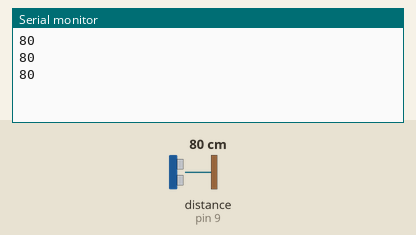
The sketch below on a simulated Arduino Uno, built with avr-gcc and run on an emulated ATmega328P. On the bench: the last lines printed to the serial monitor. Wiring (inferred from the names in the program): ultrasonic range finder: trigger pin 8; echo pin 9. The test bench sets the inputs (shaded band); at power-on: distance to the obstacle (sensor on pin 9) 80 cm. The echo pulse lasts 58.3 µs per cm.

Above: at 1.3 s.
1.4 s: distance to the obstacle (sensor on pin 9) set to 2 cm
At 1.9 s:
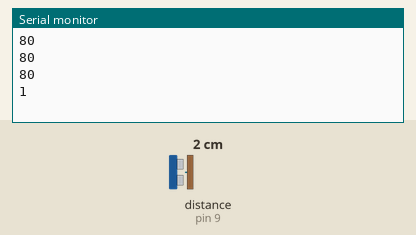
2.9 s: distance to the obstacle (sensor on pin 9) set to 4 cm
At 3.4 s:
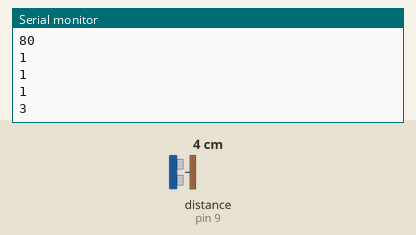
Timing chart, 0 to 5.9 s (numbered marks = the images above; inputs shaded):
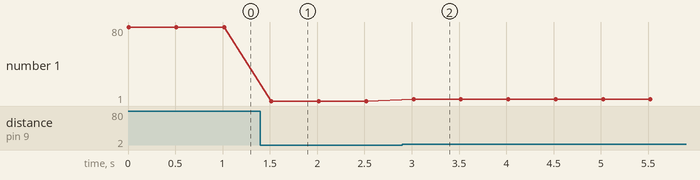

The sketch:

ULTRASONIC_SENSOR.ino
```cpp
#include <SoftwareSerial.h>
SoftwareSerial s(5,6);
const int pingPin = 9;
const int trigPin  = 8;
void setup() {
s.begin(9600);
  pinMode(pingPin, INPUT); //Set the connection pin output mode Echo pin
  pinMode(trigPin, OUTPUT);
Serial.begin(9600);
}

void loop() {

 int cm = ping(pingPin) ;
 Serial.println(cm);
if(s.available()>0)
{
 s.write(cm);
}
 delay(500);
}


long microsecondsToCentimeters(long microseconds)
{

   return microseconds / 29 / 2;
}

int ping(int pingPin)
{

   long duration, cm;

   pinMode(trigPin, OUTPUT);
   digitalWrite(trigPin, LOW);
   delayMicroseconds(2);
   digitalWrite(trigPin, HIGH);
   delayMicroseconds(5);
   digitalWrite(trigPin, LOW);

   pinMode(pingPin, INPUT);
   duration = pulseIn(pingPin, HIGH);

   // convert the time into a distance
   cm = microsecondsToCentimeters(duration);
   return cm ;
}
```

Measured:
- after the input at 1.4 s, the serial monitor: prints a new line after 0.12 s (image 1)
- after the input at 2.9 s, the serial monitor: prints a new line after 0.12 s (image 2)
- plotted number 1: 80 → 1 after the input at 1.4 s, 1 → 3 after the input at 2.9 s
